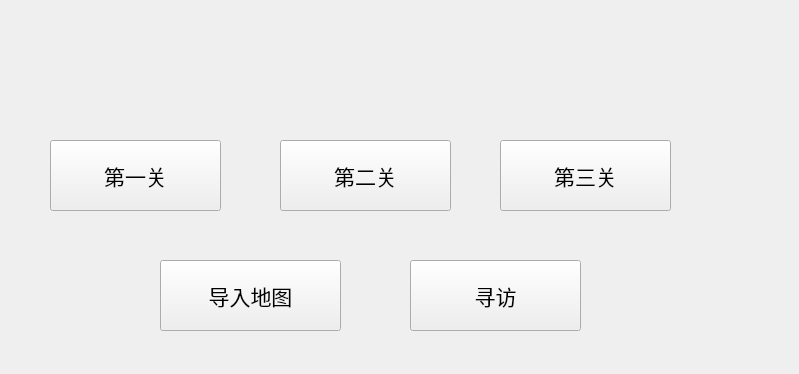
<?xml version="1.0" encoding="UTF-8"?>
<ui version="4.0">
 <class>startFrom</class>
 <widget class="QWidget" name="startFrom">
  <property name="geometry">
   <rect>
    <x>0</x>
    <y>0</y>
    <width>799</width>
    <height>374</height>
   </rect>
  </property>
  <property name="windowTitle">
   <string>Form</string>
  </property>
  <widget class="QPushButton" name="pushButton">
   <property name="geometry">
    <rect>
     <x>50</x>
     <y>140</y>
     <width>171</width>
     <height>71</height>
    </rect>
   </property>
   <property name="font">
    <font>
     <family>华文新魏</family>
     <pointsize>16</pointsize>
    </font>
   </property>
   <property name="text">
    <string>第一关</string>
   </property>
   <property name="icon">
    <iconset resource="images.qrc">
     <normaloff>:/resources/level.png</normaloff>:/resources/level.png</iconset>
   </property>
   <property name="iconSize">
    <size>
     <width>40</width>
     <height>40</height>
    </size>
   </property>
  </widget>
  <widget class="QPushButton" name="pushButton_2">
   <property name="geometry">
    <rect>
     <x>280</x>
     <y>140</y>
     <width>171</width>
     <height>71</height>
    </rect>
   </property>
   <property name="font">
    <font>
     <family>华文新魏</family>
     <pointsize>16</pointsize>
    </font>
   </property>
   <property name="text">
    <string>第二关</string>
   </property>
   <property name="icon">
    <iconset resource="images.qrc">
     <normaloff>:/resources/level.png</normaloff>:/resources/level.png</iconset>
   </property>
   <property name="iconSize">
    <size>
     <width>40</width>
     <height>40</height>
    </size>
   </property>
  </widget>
  <widget class="QPushButton" name="pushButton_3">
   <property name="geometry">
    <rect>
     <x>500</x>
     <y>140</y>
     <width>171</width>
     <height>71</height>
    </rect>
   </property>
   <property name="font">
    <font>
     <family>华文新魏</family>
     <pointsize>16</pointsize>
    </font>
   </property>
   <property name="text">
    <string>第三关</string>
   </property>
   <property name="icon">
    <iconset resource="images.qrc">
     <normaloff>:/resources/level.png</normaloff>:/resources/level.png</iconset>
   </property>
   <property name="iconSize">
    <size>
     <width>40</width>
     <height>40</height>
    </size>
   </property>
  </widget>
  <widget class="QPushButton" name="pushButton_4">
   <property name="geometry">
    <rect>
     <x>160</x>
     <y>260</y>
     <width>181</width>
     <height>71</height>
    </rect>
   </property>
   <property name="font">
    <font>
     <family>华文新魏</family>
     <pointsize>16</pointsize>
    </font>
   </property>
   <property name="cursor">
    <cursorShape>ArrowCursor</cursorShape>
   </property>
   <property name="text">
    <string>导入地图</string>
   </property>
   <property name="icon">
    <iconset resource="images.qrc">
     <normaloff>:/resources/opeicon.png</normaloff>:/resources/opeicon.png</iconset>
   </property>
   <property name="iconSize">
    <size>
     <width>35</width>
     <height>35</height>
    </size>
   </property>
  </widget>
  <widget class="QPushButton" name="pushButton_5">
   <property name="geometry">
    <rect>
     <x>410</x>
     <y>260</y>
     <width>171</width>
     <height>71</height>
    </rect>
   </property>
   <property name="font">
    <font>
     <family>华文新魏</family>
     <pointsize>16</pointsize>
    </font>
   </property>
   <property name="text">
    <string>寻访</string>
   </property>
   <property name="icon">
    <iconset resource="images.qrc">
     <normaloff>:/resources/cardstone.png</normaloff>:/resources/cardstone.png</iconset>
   </property>
   <property name="iconSize">
    <size>
     <width>40</width>
     <height>40</height>
    </size>
   </property>
  </widget>
 </widget>
 <resources>
  <include location="images.qrc"/>
 </resources>
 <connections/>
</ui>
